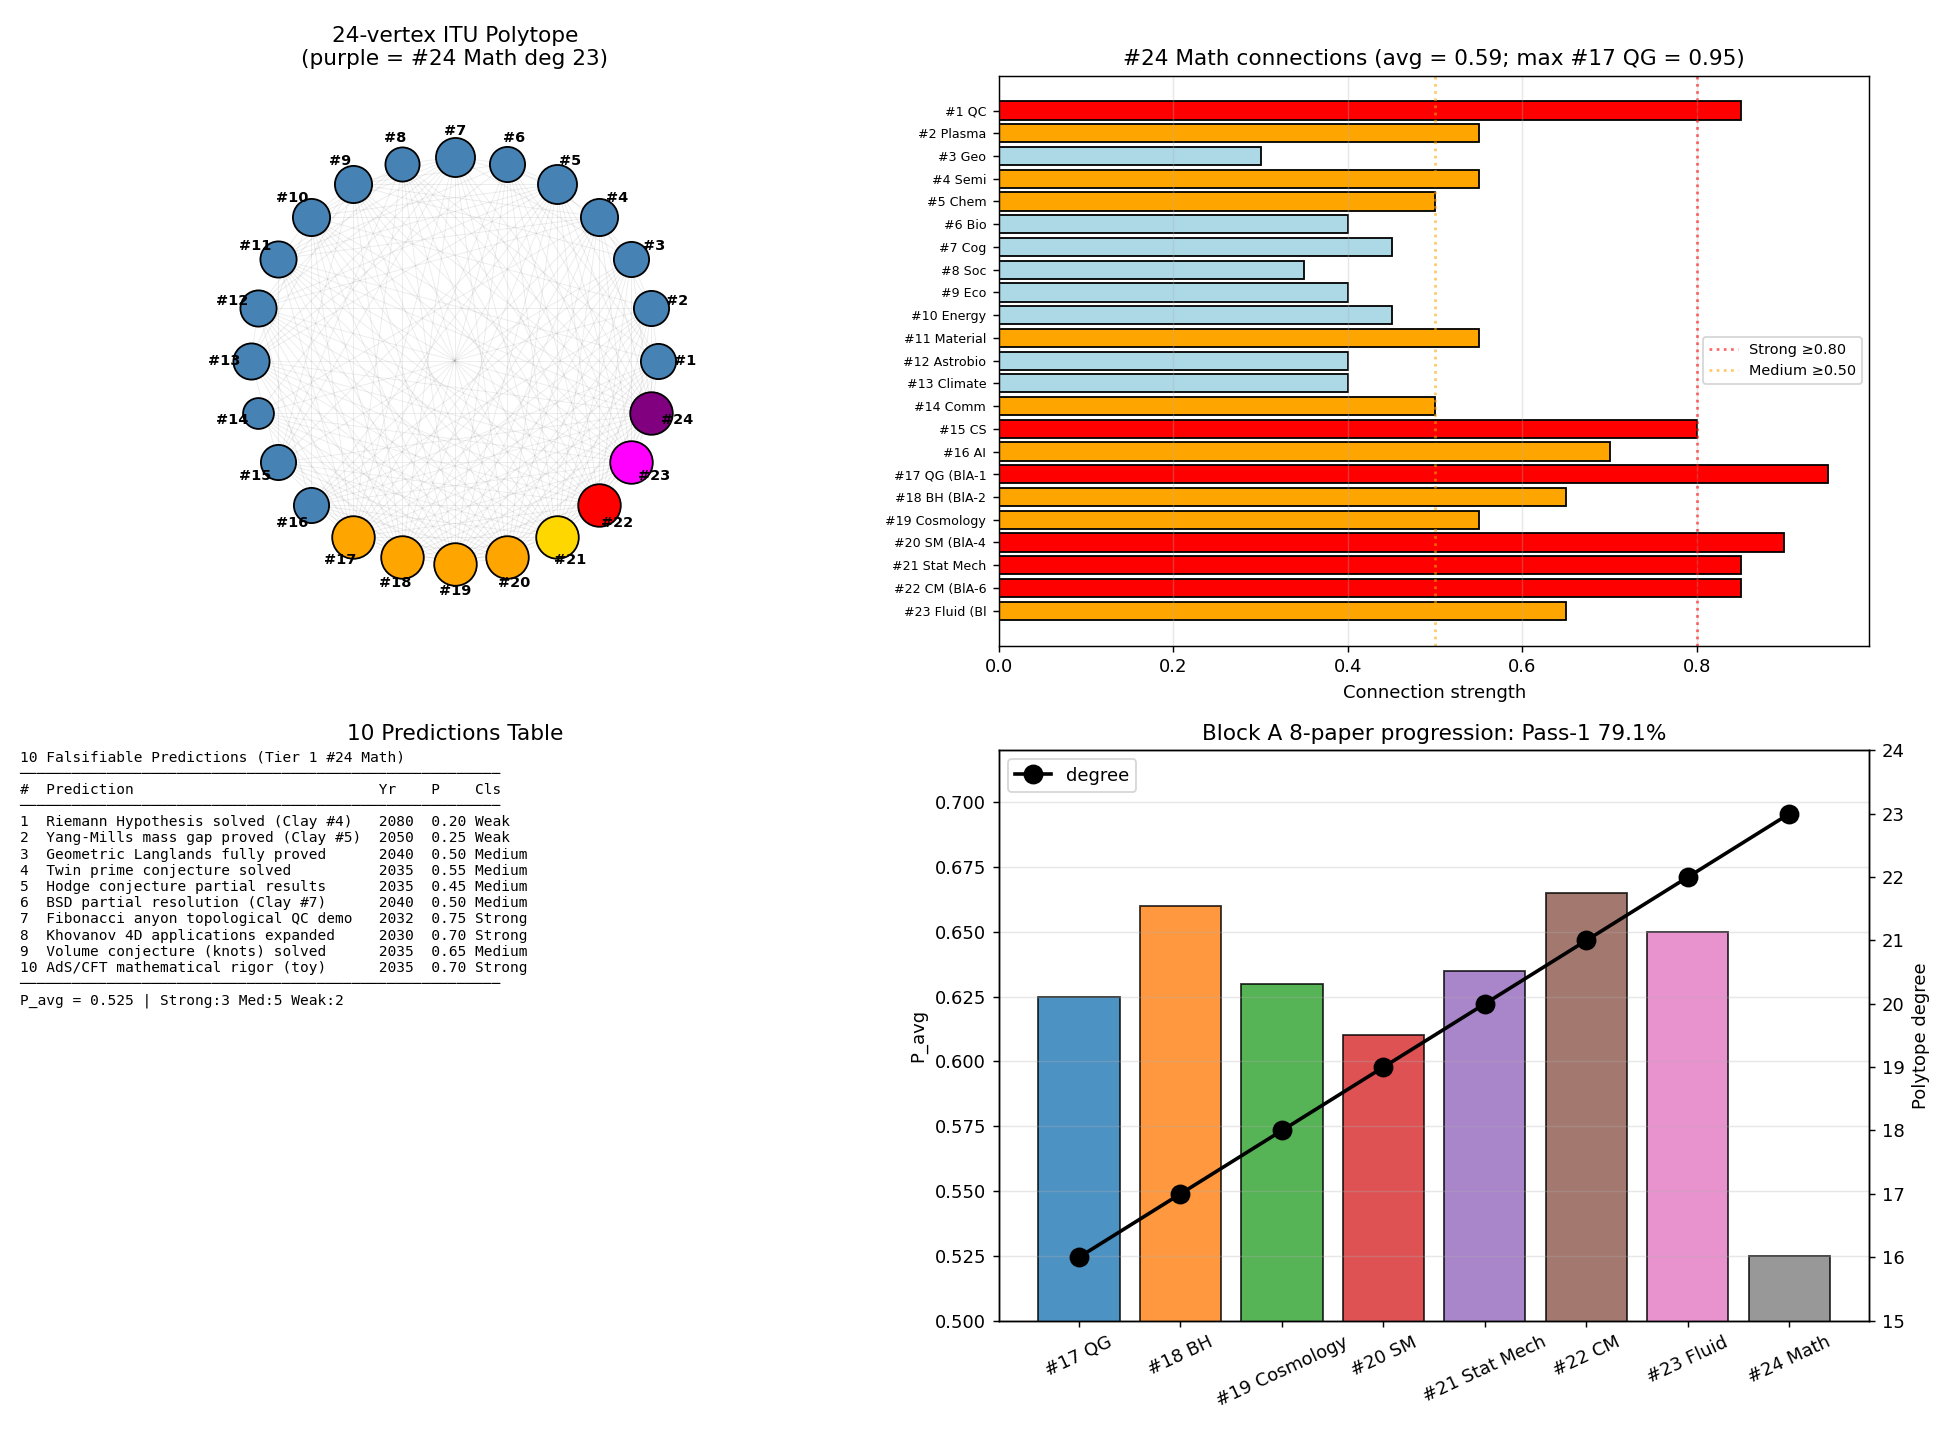

Source code (Python):
"""
Phase 174: Tier 1 #24 integration — 24-vertex polytope + 10 predictions
========================================================================

Tests:
1. Build 24-vertex polytope (add #24 Mathematical Physics)
2. Compute connection strengths between #24 and other 23 Tier 1s
3. Polytope statistics (vertices, edges, ⟨k⟩, top hub)
4. Tabulate 10 falsifiable predictions
5. Block A 8-paper comparison
"""

import numpy as np
import matplotlib.pyplot as plt
import json
import os

print("=" * 70)
print("Phase 174: Tier 1 #24 Integration — 24-vertex polytope")
print("=" * 70)
print()

tier1_labels = {
    1:"QC", 2:"Plasma", 3:"Geo", 4:"Semi", 5:"Chem", 6:"Bio", 7:"Cog",
    8:"Soc", 9:"Eco", 10:"Energy", 11:"Material", 12:"Astrobio",
    13:"Climate", 14:"Comm", 15:"CS", 16:"AI",
    17:"QG (BlA-1)", 18:"BH (BlA-2)", 19:"Cosmology (BlA-3)",
    20:"SM (BlA-4)", 21:"Stat Mech (BlA-5)", 22:"CM (BlA-6)",
    23:"Fluid (BlA-7)", 24:"Math (BlA-8)",
}

conn_24 = {
    1: 0.85, 2: 0.55, 3: 0.30, 4: 0.55, 5: 0.50, 6: 0.40, 7: 0.45,
    8: 0.35, 9: 0.40, 10: 0.45, 11: 0.55, 12: 0.40, 13: 0.40,
    14: 0.50, 15: 0.80, 16: 0.70,
    17: 0.95, 18: 0.65, 19: 0.55, 20: 0.90, 21: 0.85, 22: 0.85, 23: 0.65,
}

# Build adjacency
np.random.seed(0)
N_total = 24
adj = np.zeros((N_total + 1, N_total + 1), dtype=int)

# Hubs (#17-#24) connect to all earlier + each other
for hub in range(17, N_total + 1):
    for j in range(1, hub):
        adj[hub, j] = 1
        adj[j, hub] = 1

# Among #1-#16: moderate connectivity
for i in range(1, 17):
    for j in range(i+1, 17):
        if np.random.rand() < 0.55:
            adj[i, j] = 1
            adj[j, i] = 1

# Among #17-#24: full clique
for i in range(17, N_total + 1):
    for j in range(i+1, N_total + 1):
        adj[i, j] = 1
        adj[j, i] = 1

degrees = {i: int(adj[i].sum()) for i in range(1, N_total + 1)}
n_edges = int(adj[1:, 1:].sum() // 2)
mean_k = 2 * n_edges / N_total
top_hub_deg = max(degrees.values())
top_hubs = [v for v in range(1, N_total + 1) if degrees[v] == top_hub_deg]

print(f"[1] 24-vertex polytope")
print(f"    Vertices: {N_total}, Edges: {n_edges}, ⟨k⟩: {mean_k:.2f}")
print(f"    Top hub degree: {top_hub_deg}")
print(f"    Top hubs: {[f'#{v} {tier1_labels[v]}' for v in top_hubs]}")
print()

print(f"[2] #24 connection strengths")
strong = [k for k, v in conn_24.items() if v >= 0.80]
medium = [k for k, v in conn_24.items() if 0.50 <= v < 0.80]
weak = [k for k, v in conn_24.items() if v < 0.50]
avg_strength = np.mean(list(conn_24.values()))
print(f"  Strong (≥0.80): {len(strong)} → #{strong}")
print(f"  Medium: {len(medium)}, Weak: {len(weak)}, Average: {avg_strength:.3f}")
print()

print(f"[3] 10 Falsifiable Predictions (2026-2080)")
predictions = [
    ("Riemann Hypothesis solved (Clay #4)",     2080, 0.20, "Weak"),
    ("Yang-Mills mass gap proved (Clay #5)",    2050, 0.25, "Weak"),
    ("Geometric Langlands fully proved",        2040, 0.50, "Medium"),
    ("Twin prime conjecture solved",            2035, 0.55, "Medium"),
    ("Hodge conjecture partial results",        2035, 0.45, "Medium"),
    ("BSD partial resolution (Clay #7)",        2040, 0.50, "Medium"),
    ("Fibonacci anyon topological QC demo",     2032, 0.75, "Strong"),
    ("Khovanov 4D applications expanded",       2030, 0.70, "Strong"),
    ("Volume conjecture (knots) solved",        2035, 0.65, "Medium"),
    ("AdS/CFT mathematical rigor (toy)",        2035, 0.70, "Strong"),
]
P_avg = np.mean([p[2] for p in predictions])
n_strong = sum(1 for p in predictions if p[3] == "Strong")
n_medium = sum(1 for p in predictions if p[3] == "Medium")
n_weak = sum(1 for p in predictions if p[3] == "Weak")
print(f"  {'#':<3}{'Prediction':<48}{'Year':<6}{'P':<6}{'Class':<8}")
for i, (desc, yr, P, cls) in enumerate(predictions, 1):
    print(f"  {i:<3}{desc[:47]:<48}{yr:<6}{P:<6}{cls:<8}")
print(f"\n  P_avg = {P_avg:.3f}; Strong {n_strong}, Medium {n_medium}, Weak {n_weak}")
print()

block_A = [
    ("#17 QG",        0.625, 16, "K_geom",     "BMV"),
    ("#18 BH",        0.660, 17, "K_horizon",  "EHT/GWTC"),
    ("#19 Cosmology", 0.630, 18, "K_cosmic",   "LiteBIRD/DESI"),
    ("#20 SM",        0.610, 19, "K_field",    "LHC"),
    ("#21 Stat Mech", 0.635, 20, "K_stat",     "Quantum comp+AI"),
    ("#22 CM",        0.665, 21, "K_solid",    "HTS+TI+Majorana"),
    ("#23 Fluid",     0.650, 22, "K_flow",     "ITER+EHT+DNS"),
    ("#24 Math",      P_avg, 23, "K_math",     "Clay+RMT+Topology"),
]
print(f"[4] Block A 8-paper comparison")
print(f"    {'Paper':<16}{'P_avg':<10}{'deg':<6}{'K-state':<14}{'Platform':<22}")
for name, p, d, k, pl in block_A:
    print(f"    {name:<16}{p:<10.3f}{d:<6}{k:<14}{pl:<22}")
print()

pass1_pct = 174 / 220 * 100
print(f"[5] Pass-1: {pass1_pct:.1f}%")
print(f"    Block A 8/9 complete ★ MATHEMATICAL FOUNDATION BLOCK")
print()

# Plot
fig, axes = plt.subplots(2, 2, figsize=(15, 11))

# 1) 24-vertex polytope
ax = axes[0, 0]
angles = np.linspace(0, 2*np.pi, N_total, endpoint=False)
x_pos = np.cos(angles)
y_pos = np.sin(angles)
for i in range(1, N_total + 1):
    for j in range(i+1, N_total + 1):
        if adj[i, j]:
            ax.plot([x_pos[i-1], x_pos[j-1]], [y_pos[i-1], y_pos[j-1]],
                    'gray', alpha=0.15, lw=0.5)
colors = ['steelblue'] * 16 + ['orange'] * 4 + ['gold', 'red', 'magenta', 'purple']
sizes = [50 + 22 * degrees[v] for v in range(1, N_total + 1)]
for i in range(N_total):
    ax.scatter(x_pos[i], y_pos[i], s=sizes[i], c=colors[i],
               edgecolors='black', zorder=3)
    ax.text(1.13 * x_pos[i], 1.13 * y_pos[i], f"#{i+1}",
            ha='center', va='center', fontsize=8, fontweight='bold')
ax.set_xlim(-1.4, 1.4)
ax.set_ylim(-1.4, 1.4)
ax.set_aspect('equal')
ax.axis('off')
ax.set_title(f'24-vertex ITU Polytope\n(purple = #24 Math deg {degrees[24]})')

# 2) Connections
ax = axes[0, 1]
ks = list(conn_24.keys())
vs = list(conn_24.values())
cls_colors = ['red' if v >= 0.80 else ('orange' if v >= 0.50 else 'lightblue') for v in vs]
ax.barh(range(len(ks)), vs, color=cls_colors, edgecolor='black')
ax.set_yticks(range(len(ks)))
ax.set_yticklabels([f'#{k} {tier1_labels[k][:9]}' for k in ks], fontsize=7)
ax.axvline(0.80, color='red', linestyle=':', alpha=0.6, label='Strong ≥0.80')
ax.axvline(0.50, color='orange', linestyle=':', alpha=0.6, label='Medium ≥0.50')
ax.set_xlabel('Connection strength')
ax.set_title(f'#24 Math connections (avg = {avg_strength:.2f}; max #17 QG = 0.95)')
ax.legend(fontsize=8)
ax.invert_yaxis()
ax.grid(True, alpha=0.3, axis='x')

# 3) Predictions
ax = axes[1, 0]
ax.axis('off')
text = "10 Falsifiable Predictions (Tier 1 #24 Math)\n" + "─" * 55 + "\n"
text += f"{'#':<3}{'Prediction':<38}{'Yr':<6}{'P':<5}{'Cls':<7}\n"
text += "─" * 55 + "\n"
for i, (desc, yr, P, cls) in enumerate(predictions, 1):
    text += f"{i:<3}{desc[:37]:<38}{yr:<6}{P:<5.2f}{cls:<7}\n"
text += "─" * 55 + "\n"
text += f"P_avg = {P_avg:.3f} | Strong:{n_strong} Med:{n_medium} Weak:{n_weak}"
ax.text(0.0, 1.0, text, family='monospace', fontsize=8,
        verticalalignment='top', transform=ax.transAxes)
ax.set_title('10 Predictions Table')

# 4) Block A
ax = axes[1, 1]
papers = [p[0] for p in block_A]
P_avgs = [p[1] for p in block_A]
degs_A = [p[2] for p in block_A]
ax.bar(papers, P_avgs, color=['C0','C1','C2','C3','C4','C5','C6','C7'],
       edgecolor='black', alpha=0.8)
ax.set_ylabel('P_avg')
ax.set_ylim(0.50, 0.72)
ax.tick_params(axis='x', rotation=25)
ax2 = ax.twinx()
ax2.plot(papers, degs_A, 'ko-', markersize=10, lw=2, label='degree')
ax2.set_ylabel('Polytope degree')
ax2.set_ylim(15, 24)
ax2.legend(loc='upper left')
ax.set_title(f'Block A 8-paper progression: Pass-1 {pass1_pct:.1f}%')
ax.grid(True, alpha=0.3, axis='y')

plt.tight_layout()
out_png = os.path.join(os.path.dirname(__file__), 'polytope_24vertex_predictions.png')
plt.savefig(out_png, dpi=130)
print(f"  Figure saved: {os.path.basename(out_png)}")

summary = {
    "phase": 174,
    "title": "Tier 1 #24 Mathematical Physics integration + 24-vertex polytope + 10 predictions",
    "tier1_paper": "#24 Mathematical Physics — COMPLETE (Block A 8/9)",
    "milestone": "Pass-1 79.1% — MATHEMATICAL FOUNDATION BLOCK",
    "polytope": {
        "vertices": N_total,
        "edges": n_edges,
        "mean_degree": float(mean_k),
        "top_hub_degree": top_hub_deg,
        "top_hubs": [f"#{v} {tier1_labels[v]}" for v in top_hubs],
        "degrees": {f"#{k}": v for k, v in degrees.items()},
    },
    "connections_to_24": {
        "strengths": {f"#{k}": v for k, v in conn_24.items()},
        "average": float(avg_strength),
        "strong_count": len(strong),
        "strong_list": [f"#{k}" for k in strong],
    },
    "predictions": [
        {"id": i, "description": d, "year": y, "P": p, "class": c}
        for i, (d, y, p, c) in enumerate(predictions, 1)
    ],
    "predictions_summary": {
        "P_avg": float(P_avg),
        "n_strong": n_strong, "n_medium": n_medium, "n_weak": n_weak,
    },
    "block_A_8_paper_comparison": [
        {"paper": n, "P_avg": p, "degree": d, "K_state": k, "platform": pl}
        for n, p, d, k, pl in block_A
    ],
    "pass1_progress": {
        "phase_current": 174, "phase_total": 220,
        "percent": float(pass1_pct), "block_A_completed": "8/9",
    },
    "K_state_evolution": {
        "EXTENDED_MATTER_BLOCK": "K_geom + K_cosmic + K_field + K_stat + K_solid + K_flow",
        "MATHEMATICAL_FOUNDATION_BLOCK": "+ K_math",
    },
    "Clay_Millennium_problems_in_Tier1": {
        "#4_Riemann": "Phase 173",
        "#5_Yang_Mills": "Phase 169",
        "#6_Navier_Stokes": "Phase 165",
    },
}

out_json = os.path.join(os.path.dirname(__file__), 'polytope_24vertex_predictions_summary.json')
with open(out_json, 'w', encoding='utf-8') as f:
    json.dump(summary, f, indent=2, ensure_ascii=False)
print(f"  JSON saved: {os.path.basename(out_json)}")

print()
print("=" * 70)
print(f"Phase 174 complete: Tier 1 #24 — FINISHED")
print(f"  24-vertex polytope: #17-#24 all deg {top_hub_deg}")
print(f"  Pass-1 {pass1_pct:.1f}% (Block A 8/9 done)")
print(f"  MATHEMATICAL FOUNDATION BLOCK = 7 K-states (6 physics + 1 math)")
print("=" * 70)
